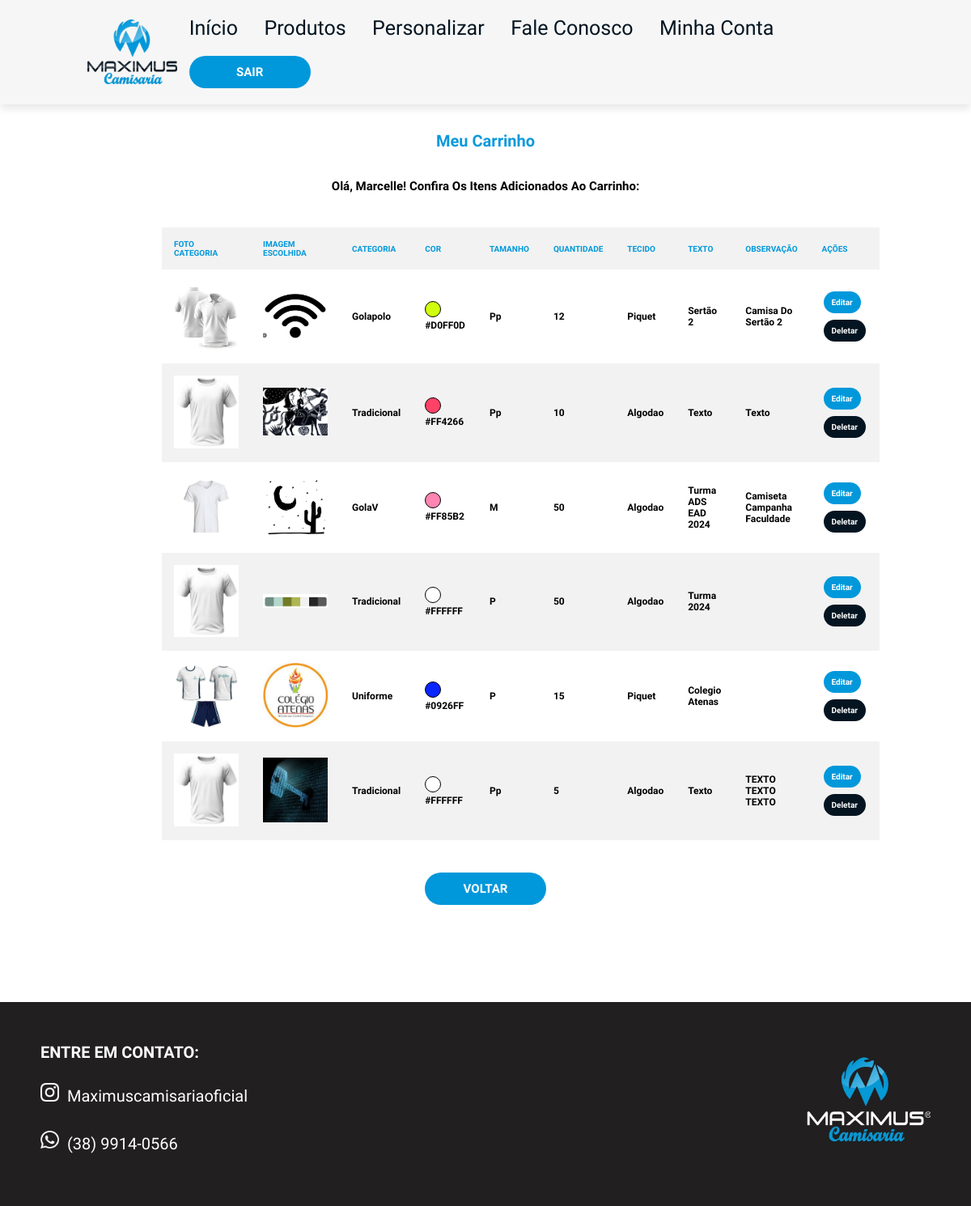
/carrinho (signed in), run on the app's committed database.
### loja/models.py (models this page shows)
class Usuario(database.Model, UserMixin):
    id = database.Column(database.Integer, primary_key=True)
    username = database.Column(database.String, nullable=False)
    userlastname = database.Column(database.String, nullable=False)
    email = database.Column(database.String, nullable=False, unique=True)
    senha = database.Column(database.String, nullable=False)
    cpf = database.Column(database.String(11), nullable=False, unique=True)
    endereco = database.Column(database.String, nullable=False)
    complemento = database.Column(database.String, nullable=False)
    cidade = database.Column(database.String, nullable=False)
    uf = database.Column(database.String(2), nullable=False)
    cep = database.Column(database.String(8), nullable=False)
    telefone = database.Column(database.String, nullable=False)
    foto_perfil = database.Column(database.String, default="default_profile.png")

class Personalizada(database.Model):
    id = database.Column(database.Integer, primary_key=True)
    foto = database.Column(database.String, default="default.png")
    data_criacao = database.Column(database.DateTime, nullable=False, default=datetime.utcnow())
    categoria = database.Column(database.String, nullable=False)
    cor = database.Column(database.String, nullable=False)
    tamanho = database.Column(database.String, nullable=False)
    quantidade = database.Column(database.Integer, nullable=False)
    tecido = database.Column(database.String, nullable=False)
    texto_camisa = database.Column(database.String, nullable=False)
    observacao = database.Column(database.String, nullable=False)
    id_usuario = database.Column(database.Integer, database.ForeignKey('usuario.id'), nullable=False)

### loja/routes.py (the view)
@app.route("/carrinho")
@login_required
def carrinho():
    itens_personalizados = Personalizada.query.filter_by(id_usuario=current_user.id).all()
    return render_template("carrinho.html", itens_personalizados=itens_personalizados)

### loja/models.py (called while the page is built)
@login_manager.user_loader
def load_usuario(id_usuario):
    return Usuario.query.get(int(id_usuario))

### loja/templates/carrinho.html (shortened to what this page needs)
{% extends "perfil.html" %}
{% block style %}
<link rel="stylesheet" href="{{ url_for('static', filename='css/homepage.css') }}">
{% endblock %}
{% block main1 %}
<main>
    <div class=Subtitulo-base>
    <h1 class="subtitulo"> Meu Carrinho </h1>
    </div>
    <h1 class="texto"> Olá, <strong>{{current_user.username}}</strong>! Confira os itens adicionados ao carrinho:  </h1>
{% endblock %}
{% block main2 %}
<br></br>
{% if itens_personalizados %}
<div class="carrinho-container">
    <table>
        <thead>
            <tr>
                <th style="color: #0098db; font-weight: bold;">Foto Categoria</th>
                <th style="color: #0098db; font-weight: bold;">Imagem Escolhida</th>
                <th style="color: #0098db; font-weight: bold;">Categoria</th>
                <th style="color: #0098db; font-weight: bold;">Cor</th>
                <th style="color: #0098db; font-weight: bold;">Tamanho</th>
                <th style="color: #0098db; font-weight: bold;">Quantidade</th>
                <th style="color: #0098db; font-weight: bold;">Tecido</th>
                <th style="color: #0098db; font-weight: bold;">Texto</th>
                <th style="color: #0098db; font-weight: bold;">Observação</th>
                <th style="color: #0098db; font-weight: bold;">Ações</th>
            </tr>
        </thead>
        <tbody>
            {% for item in itens_personalizados %}
            <tr>
                <td>
                    {% if item.categoria == 'tradicional' %}
 	                    <img src="{{ url_for('static', filename='images/categorias/tradicional.jpeg') }}" alt="Miniatura Tradicional" width="80">
                    {% elif item.categoria == 'uniforme' %}
	                    <img src="{{ url_for('static', filename='images/categorias/uniforme.jpeg') }}" alt="Miniatura Uniforme" width="80">
                    {% elif item.categoria == 'esportiva' %}
	                    <img src="{{ url_for('static', filename='images/categorias/esportiva.jpeg') }}" alt="Miniatura Esportiva" width="80">
                    {% elif item.categoria == 'golapolo' %}
                        <img src="{{ url_for('static', filename='images/categorias/golaPolo.jpeg') }}" alt="Miniatura Gola Polo" width="80">
                    {% elif item.categoria == 'golaV' %}
                        <img src="{{ url_for('static', filename='images/categorias/golaV.jpeg') }}" alt="Miniatura Gola V" width="80">
                    {% elif item.categoria == 'longa' %}
                        <img src="{{ url_for('static', filename='images/categorias/longa.jpeg') }}" alt="Miniatura Manga Longa" width="80">
                    {% elif item.categoria == 'oversized' %}
                        <img src="{{ url_for('static', filename='images/categorias/oversized.jpeg') }}" alt="Miniatura Oversized" width="80">
                    {% elif item.categoria == 'personalizada' %}
                        <img src="{{ url_for('static', filename='images/categorias/personalizada.jpeg') }}" alt="Miniatura Personalizada" width="80">
                    {% elif item.categoria == 'raglan' %}
                        <img src="{{ url_for('static', filename='images/categorias/raglan.jpeg') }}" alt="Miniatura Raglan" width="80">
                    {% endif %}
                </td>
                <td>
                    {% if item.foto %}
                        <img src="{{ url_for('static', filename='images/fotos_camisas/' + item.foto) }}" alt="Imagem da Camiseta" width="80">
                    {% endif %}
                </td>
                <td style="font-size: 12px; font-weight: bold;">{{ item.categoria }}</td>
                <td style="font-size: 12px; font-weight: bold;"><div class="color-circle" style="background-color: {{ item.cor }};"></div>
                {{ item.cor }}
                </td>
                <td style="font-size: 12px; font-weight: bold;">{{ item.tamanho }}</td>
                <td style="font-size: 12px; font-weight: bold;">{{ item.quantidade }}</td>
                <td style="font-size: 12px; font-weight: bold;">{{ item.tecido }}</td>
                <td style="font-size: 12px; font-weight: bold;">{{ item.texto_camisa }}</td>
                <td style="font-size: 12px; font-weight: bold;">{{ item.observacao }}</td>
                <td>
                    <a href="{{ url_for('editar_item', id=item.id) }}" class="botao-editar"><strong>Editar</strong></a>
                    <a href="{{ url_for('deletar_item', id=item.id) }}" class="botao-deletar" onclick="return confirm('Tem certeza que deseja deletar este item?');"><strong>Deletar</strong></a>
                </td>
            </tr>
            {% endfor %}
        </tbody>
    </table>
</div>
    <div class="voltar">
        <a href="{{ url_for('minhaconta') }}"><button class="botao1" type="button"><strong>VOLTAR</strong></button></a>
    </div>
{% else %}
    <p>Seu carrinho está vazio!</p>
{% endif %}
</main>
{% endblock %}

### loja/templates/perfil.html (shortened to what this page needs)
{% extends "homepage.html" %}
{% block header %}
<header>
    <a href="/" > <img class="logo" src= "{{ url_for('static', filename='images/logoPNG.png') }}" alt="Logo"></a>
    <nav class="navbar">
        <a href="{{ url_for('perfil', id_usuario=current_user.id) }}">início</a>
        <a href="/produtos">produtos</a>
        <a href="/personalizar">personalizar</a>
        <a href="/fale">fale conosco</a>
        <a href="/minhaconta">minha conta</a>
        <a href="{{ url_for('logout') }}">  <button class= "botao1" type="button">  <strong> SAIR </strong></button></a>
    </nav>
</header>
{% endblock %}

### loja/templates/homepage.html (shortened to what this page needs)
<!DOCTYPE html>
<html lang="pt-br">
<head>
    {% block style %}{% endblock %}
</head>
<body>
    {% block header %}{% endblock %}
    {% block main1 %}{% endblock %}
    {% block main2 %}{% endblock %}
    {% block footer %}
    <footer class="rodape">
        <div>
            <div class="redes-container">
                <h3 class="titulo-rodape"> ENTRE EM CONTATO: </h3>
                <a href="https://www.instagram.com/">
                    <img class="redes-sociais" src="{{ url_for('static', filename='images/rodape/insta.webp') }}" alt="Instagram">
                    <span class="texto-redes-sociais">maximuscamisariaoficial</span>
                </a>
                <br>
                <a href="https://web.whatsapp.com/">
                    <img class="redes-sociais" src="{{ url_for('static', filename='images/rodape/whatsapp.png') }}" alt="WhatsApp">
                    <span class="texto-redes-sociais">(38) 9914-0566</span>
                </a>
            </div>
        </div>
        <a href="/"><img class="logo-rodape" src="{{ url_for('static', filename='images/rodape/logoRodapé.jpeg') }}" alt="Imagem"></a>
    </footer>
    {% endblock %}
</body>
</html>

### loja/static/css/homepage.css (style rules this page uses)
:root { --azulclaro: #0098db; --azulescuro: #041521; --branco: #f6f6f6; --azulbotao: #00008B; --logoescura: #211f20; }
* { margin: 0; padding: 0; box-sizing: border-box; font-family: "Quicksand", sans-serif; outline: none; border: none; text-transform: capitalize; transition: .2s linear; }
html { font-size: 62.5%; scroll-behavior: smooth; scroll-padding-top: 6rem; overflow-x: hidden; }
header { top: 0; left: 0; right: 0; background:var(--branco); padding: 2rem 9%; display: flex; align-items: center; justify-content: space-between; z-index: 1000; box-shadow: 0 .5rem 1rem rgba(0, 0, 0, .1); }
header .logo { height: 8rem; }
header a { text-decoration: none; }
header .navbar a { font-size: 25px; padding: 0 1.5rem; color: var(--azulescuro); }
main { padding-top: 8px; margin-bottom: 12rem; display: flex; flex-direction: column; align-items: center; text-align: center; }
.botao1 { background-color:var(--azulclaro) ; width: 15rem; height: 4rem; border: none; font-family: 'Quicksand', sans-serif; font-size: 15px; color: white; border-radius: 20px; margin-top: 2rem; }
.subtitulo { padding: 5px; font-family: "Quicksand", sans-serif; color:#0b99db; display: flex; justify-content: center; height: 70; margin-top: 2rem; margin-bottom: 2rem; }
.texto { text-align: center; margin-top: 10px; font-size: 15px }
.rodape { display: flex; justify-content: space-between; align-items: flex-start; background-color: var(--logoescura); margin: 0; padding: 5rem; }
.titulo-rodape { font-family: "Quicksand", sans-serif; font-size: 20px; color: white; margin-bottom: 16px; }
.logo-rodape { height: 15rem; }
.redes-container { display: flex; flex-direction: column; gap: 1rem; }
.redes-sociais { height: 2.25rem; margin-right: 8px; }
.texto-redes-sociais { color: white; font-size: 20px; }
.redes-container a { text-decoration: none; }
.color-circle { width: 20px; height: 20px; border-radius: 50%; display: inline-block; border: 1px solid #000; }
.botao-editar { background-color: var(--azulclaro); border: none; color: white; padding: 8px 10px; text-align: center; text-decoration: none; display: inline-block; border-radius: 20px; font-size: 10px; margin: 4px 2px; transition-duration: 0.4s; cursor: pointer; }
.botao-deletar { background-color: var(--azulescuro); border: none; color: white; padding: 8px 10px; text-align: center; text-decoration: none; display: inline-block; border-radius: 20px; font-size: 10px; margin: 4px 2px; transition-duration: 0.4s; cursor: pointer; }
table { width: 100%; border-collapse: collapse; border-spacing: 0; }
th, td { padding: 15px; text-align: left; }
th { background-color: #f2f2f2; font-weight: bold; text-transform: uppercase; }
tbody tr:nth-child(even) { background-color: #f2f2f2; }
.carrinho-container { margin: 20px auto; max-width: 800px; }
.Subtitulo-base { display: flex; flex-direction: column; }

### data on the page
Usuario: username "Marcelle"
Personalizada: foto (picture), categoria "Golapolo", cor "#D0FF0D", tamanho "Pp", quantidade "12", tecido "Piquet", texto_camisa "Sertão 2", observacao "Camisa Do Sertão 2"
Personalizada: foto (picture), categoria "Tradicional", cor "#FF4266", tamanho "Pp", quantidade "10", tecido "Algodao", texto_camisa "Texto", observacao "Texto"
Personalizada: foto (picture), categoria "GolaV", cor "#FF85B2", tamanho "M", quantidade "50", tecido "Algodao", texto_camisa "Turma ADS EAD 2024", observacao "Camiseta Campanha Faculdade"
Personalizada: foto (picture), categoria "Tradicional", cor "#FFFFFF", tamanho "P", quantidade "50", tecido "Algodao", texto_camisa "Turma 2024"
Personalizada: foto (picture), categoria "Uniforme", cor "#0926FF", tamanho "P", quantidade "15", tecido "Piquet", texto_camisa "Colegio Atenas"
Personalizada: foto (picture), categoria "Tradicional", cor "#FFFFFF", tamanho "Pp", quantidade "5", tecido "Algodao", texto_camisa "Texto", observacao "TEXTO TEXTO TEXTO"
